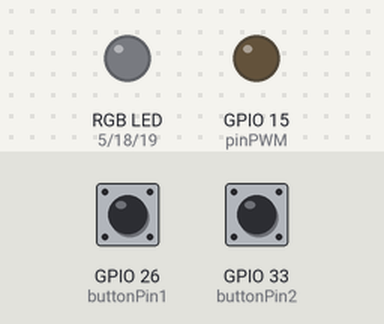
Simulated run of this program. Board: ESP32. Shown: an RGB LED mixed from three pins (HIGH = lit), output pins drawn as LEDs (lit = HIGH). Dashed ring = blinking. Inputs (shaded band) come from the test bench; at power-on: GPIO 33 (buttonPin2) HIGH, GPIO 26 (buttonPin1) HIGH. Dim RGB values are drawn brighter than linear.

Above: at 1.2 s.
1.3 s: GPIO 33 (buttonPin2) pulled LOW for 1 s
At 3.5 s:
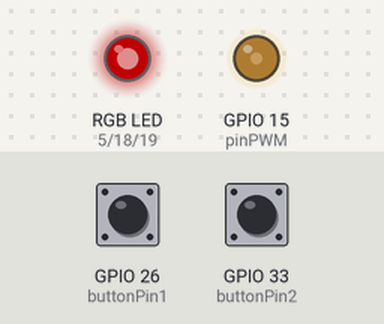
3.8 s: GPIO 26 (buttonPin1) pulled LOW for 3.2 s
At 7.7 s:
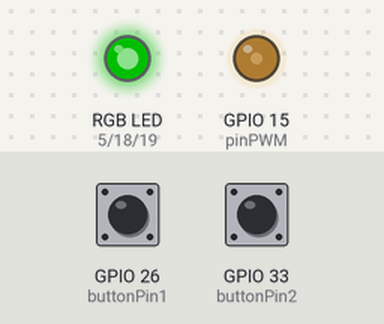
8.5 s: GPIO 33 (buttonPin2) pulled LOW for 3.2 s
At 9.42 s:
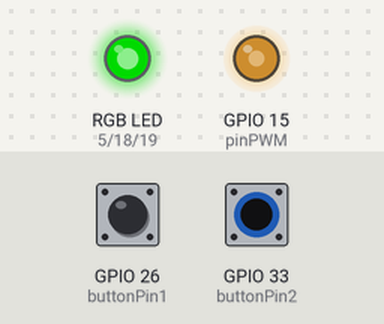
13.2 s: GPIO 26 (buttonPin1) pulled LOW for 0.15 s
At 14.3 s:
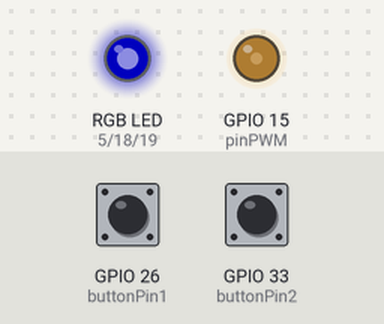
14.9 s: GPIO 33 (buttonPin2) pulled LOW for 1 s
At 16.4 s:
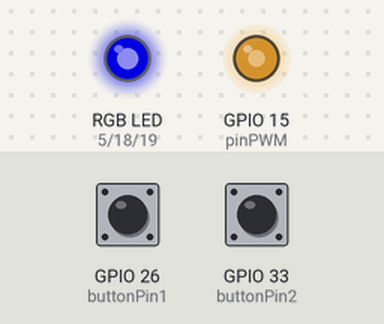
17.4 s: GPIO 26 (buttonPin1) pulled LOW for 1 s
At 17.74 s:
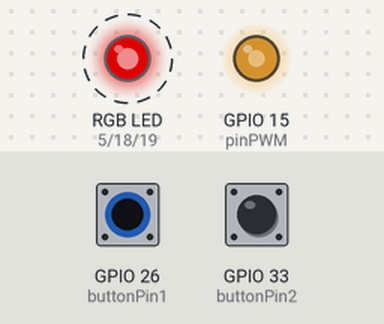
Timing chart, 0 to 20.4 s (numbered marks = the images above; inputs shaded):
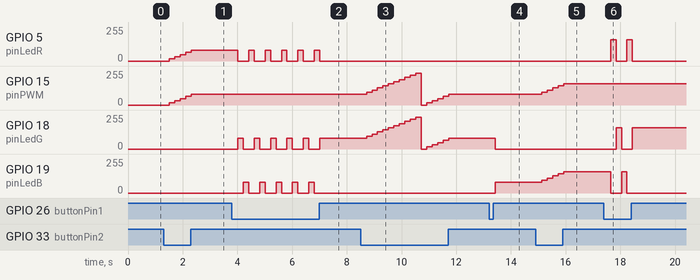

The program:

main.cpp
```cpp
//Lab 4 - 21620
//María Alejandra Rodríguez

//****************************************************************
// Librerías
//****************************************************************
#include <Arduino.h>
#include "driver/ledc.h"

//****************************************************************
// Definición de etiquetas
//****************************************************************
#define pwmChannel 0 // 16 canales 0-15
#define ledRChannel 1
#define ledGChannel 2
#define ledBChannel 3
#define freqPWM 5000 // Frecuencia en Hz
#define resolution 8 // 1-16 bits de resolución
#define pinLedR 5
#define pinLedG 18
#define pinLedB 19
#define pinPWM 15 // GPIO 2 para tener la salida del PWM
#define buttonPin1 26 // Botón B3 para seleccionar color
#define buttonPin2 33 // Botón B4 para modificar brillo

volatile bool buttonPressed1 = false; //estado de los botones al inicio
volatile bool buttonPressed2 = false;

unsigned long lastDebounceTime1 = 0; //variables para los debounce (antirrebotes)
unsigned long lastDebounceTime2 = 0;

const unsigned long debounceDelay = 50;

//****************************************************************
// Prototipos de funciones
//****************************************************************
void configurarPWM(void);

//****************************************************************
// Variables Globales
//****************************************************************
int colorSelected = 0; // Variable para guardar el color seleccionado (0: Rojo, 1: Verde, 2: Azul)
int brightness = 0;    // Variable para guardar el brillo actual (0 a 255)

//****************************************************************
// Configuración
//****************************************************************
void setup() {
  pinMode(buttonPin1, INPUT_PULLUP); // Configurar botón B3 como entrada con resistencia pull-up interna
  pinMode(buttonPin2, INPUT_PULLUP); // Configurar botón B4 como entrada con resistencia pull-up interna
  configurarPWM();

  Serial.begin(115200);
}

//****************************************************************
// Loop Principal
//****************************************************************
void loop() {
  // Leer el estado de los botones
  bool button1State = digitalRead(buttonPin1);
  bool button2State = digitalRead(buttonPin2);

  if (millis() - lastDebounceTime1 >= debounceDelay) {
    lastDebounceTime1 = millis();
    buttonPressed1 = true;
    // Si el botón B3 (buttonPin1) está presionado, cambiar el color seleccionado
    if (button1State == LOW) {
      colorSelected = (colorSelected + 1) % 3; // Cambiar entre Rojo, Verde y Azul
      delay(200); // Debounce para evitar múltiples cambios rápidos al presionar el botón
      }
  }

  if (millis() - lastDebounceTime2 >= debounceDelay) {
    lastDebounceTime2 = millis();
    buttonPressed2 = true;
    // Si el botón B4 (buttonPin2) está presionado, modificar el brillo del color seleccionado
    if (button2State == LOW) {
      brightness += 16;// Incrementar el brillo de 0 a 255
      if (brightness >= 255) {
        brightness = 0;
        }
        delay(200); // Debounce para evitar múltiples incrementos rápidos al presionar el boton
      }
  }

  // Establecer los valores de brillo para los LEDs según el color seleccionado
  switch (colorSelected) {
    case 0: // Rojo
      ledcWrite(ledRChannel, brightness);
      ledcWrite(ledGChannel, 0);
      ledcWrite(ledBChannel, 0);
      break;
    case 1: // Verde
      ledcWrite(ledRChannel, 0);
      ledcWrite(ledGChannel, brightness);
      ledcWrite(ledBChannel, 0);
      break;
    case 2: // Azul
      ledcWrite(ledRChannel, 0);
      ledcWrite(ledGChannel, 0);
      ledcWrite(ledBChannel, brightness);
      break;
  }

  // Establecer el mismo valor de brillo para todos los LEDs
  ledcWrite(pwmChannel, brightness);
}

//****************************************************************
// Función para configurar módulo PWM
//****************************************************************
void configurarPWM(void) {
  // Paso 1: Configurar el módulo PWM
  ledcSetup(pwmChannel, freqPWM, resolution);
  ledcSetup(ledRChannel, freqPWM, resolution);
  ledcSetup(ledGChannel, freqPWM, resolution);
  ledcSetup(ledBChannel, freqPWM, resolution);

  // Paso 2: seleccionar en qué GPIO tendremos nuestra señal PWM
  ledcAttachPin(pinPWM, pwmChannel);
  ledcAttachPin(pinLedR, ledRChannel);
  ledcAttachPin(pinLedG, ledGChannel);
  ledcAttachPin(pinLedB, ledBChannel);
}
```

Measured:
- after the input at 1.3 s, GPIO 5 (pinLedR), GPIO 15 (pinPWM): moves from 0/255 to 80/255 over 0.80 s, starting after 0.20 s
- after the input at 3.8 s, GPIO 5 (pinLedR): alternates 80/255 for 0.20 s and 0/255 for 0.40 s, 11 changes in all, then stays 0/255, starting after 0.21 s; GPIO 18 (pinLedG): alternates 80/255 for 0.20 s and 0/255 for 0.40 s, 11 changes in all, then stays 80/255, starting after 0.21 s
- after the input at 8.5 s, GPIO 15 (pinPWM), GPIO 18 (pinLedG): 80/255 → 96/255 after 0.22 s, → 112/255 0.20 s later, → 128/255 0.20 s later, → 143/255 0.20 s later, … (16 changes in this stretch)
- after the input at 13.2 s, GPIO 18 (pinLedG): 80/255 → 0/255 after 0.23 s; GPIO 19 (pinLedB): 0/255 → 80/255 after 0.23 s
- after the input at 14.9 s, GPIO 15 (pinPWM), GPIO 19 (pinLedB): moves from 80/255 to 159/255 over 0.80 s, starting after 0.24 s
- after the input at 17.4 s, GPIO 5 (pinLedR): alternates 159/255 for 0.20 s and 0/255 for 0.40 s, 4 changes in all, then stays 0/255, starting after 0.24 s; GPIO 18 (pinLedG): 0/255 → 159/255 after 0.44 s, → 0/255 0.20 s later, → 159/255 0.40 s later; GPIO 19 (pinLedB): 159/255 → 0/255 after 0.24 s, → 159/255 0.40 s later, → 0/255 0.20 s later
